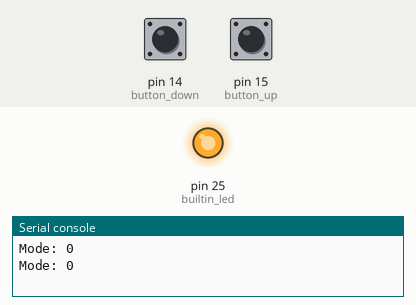
This program was run on a simulated MicroPython board. Shown: output pins drawn as LEDs (lit = HIGH), the last lines printed to the serial console. The test bench sets the inputs (shaded band); at power-on: pin 14 (button_down) HIGH, pin 15 (button_up) HIGH.

Above: at 1.2 s.
1.3 s: pin 14 (button_down) pulled LOW for 0.15 s
At 2.0 s:
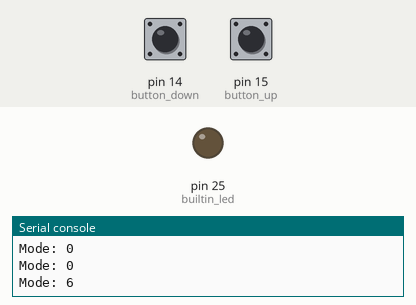
2.9 s: pin 14 (button_down) pulled LOW for 1 s
At 3.2 s:
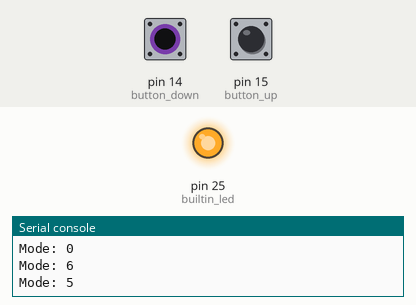
5.4 s: pin 14 (button_down) pulled LOW for 3.2 s
At 6.3 s:
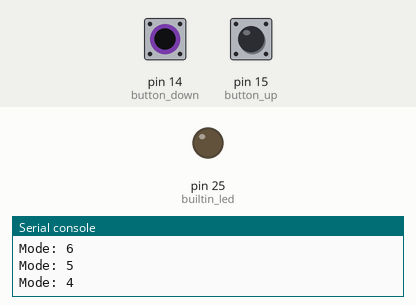
Timing chart, 0 to 8.4 s (numbered marks = the images above; inputs shaded):
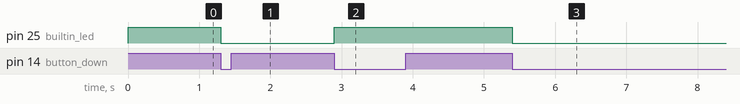

The program:

01-test-buttons.py
```python
# Bookstore Sign - Button Mode Test
# Filename: test-buttons.py
#
# Press BUTTON_1 to increment the mode, BUTTON_2 to decrement the mode.
# The mode cycles through 7 values (0-6) and wraps around at both ends.
# The current mode is printed to the MicroPython console whenever it changes.
#
# A 200ms debounce in the interrupt handler keeps a single press from
# registering as several presses.

import utime
import machine
from machine import Pin

import config

# Number of modes to cycle through (0 through 6)
NUMBER_MODES = 7

mode = 0          # the current mode
last_time = 0     # the last time a button event was handled (for debounce)

# Toggle the built-in LED for visual feedback on each press
builtin_led = machine.Pin(config.BUILT_IN_LED_PIN, Pin.OUT)

# Both buttons connect the pin to ground when pressed, so use PULL_UP
button_up = machine.Pin(config.BUTTON_PIN_1, machine.Pin.IN, machine.Pin.PULL_UP)
button_down = machine.Pin(config.BUTTON_PIN_2, machine.Pin.IN, machine.Pin.PULL_UP)


# Interrupt callback - get in and out quickly
def button_callback(pin):
    global mode, last_time
    new_time = utime.ticks_ms()
    # only act if it has been more than 200ms since the last event
    if utime.ticks_diff(new_time, last_time) > 200:
        if pin is button_up:
            mode = (mode + 1) % NUMBER_MODES
        else:
            mode = (mode - 1) % NUMBER_MODES
        last_time = new_time


# Register the handler for the falling edge (button press) of each button
button_up.irq(trigger=machine.Pin.IRQ_FALLING, handler=button_callback)
button_down.irq(trigger=machine.Pin.IRQ_FALLING, handler=button_callback)

# Only print when the mode value actually changes
old_mode = -1

print('Press BUTTON_1 (pin', config.BUTTON_PIN_1, ') to go up,',
      'BUTTON_2 (pin', config.BUTTON_PIN_2, ') to go down.')
print('Mode:', mode)

while True:
    if mode != old_mode:
        print('Mode:', mode)
        builtin_led.toggle()
        old_mode = mode
```

config.py
```python
# Moving Rainbow Configuration file
# Filename: config.py
# This file contains the hardware configuration for the BOOKSTORE sign
# This file can be imported by each program

# The pin that we connect the NeoPixel data pin
NEOPIXEL_PIN = 0

# The total number of pixels in the sign
NUMBER_PIXELS = 134

# pins to change the sign mode
BUTTON_PIN_1 = 15
BUTTON_PIN_2 = 14

# The pin we connect the centerpoint of the voltage divider to the photoresistor.
# The positive end is ADC_VREF and the negative is AGND.
ADC_PIN_0 = 26

# The on-board LED can be used for status indication
BUILT_IN_LED_PIN = 25

# Pixel range for each letter as (letter, start, end) - end is inclusive.
# NOTE: We use a LIST of tuples instead of a dictionary because the word
# "BOOKSTORE" contains the letter 'O' three times.  Dictionary keys must be
# unique, so a dict keyed by letter would lose two of the three O's.  A list
# keeps every letter in left-to-right order, duplicates and all.
LETTERS = [
    ('B', 0, 19),     # 20 pixels
    ('O', 20, 33),    # 14 pixels
    ('O', 34, 47),    # 14 pixels
    ('K', 48, 61),    # 14 pixels
    ('S', 62, 77),    # 16 pixels
    ('T', 78, 87),    # 10 pixels
    ('O', 88, 101),   # 14 pixels
    ('R', 102, 119),  # 14 pixels
    ('E', 120, 133),  # 18 pixels
]
```

Measured:
- after the input at 1.3 s, pin 25 (builtin_led): HIGH → LOW at once
- after the input at 2.9 s, pin 25 (builtin_led): LOW → HIGH at once
- after the input at 5.4 s, pin 25 (builtin_led): HIGH → LOW at once
